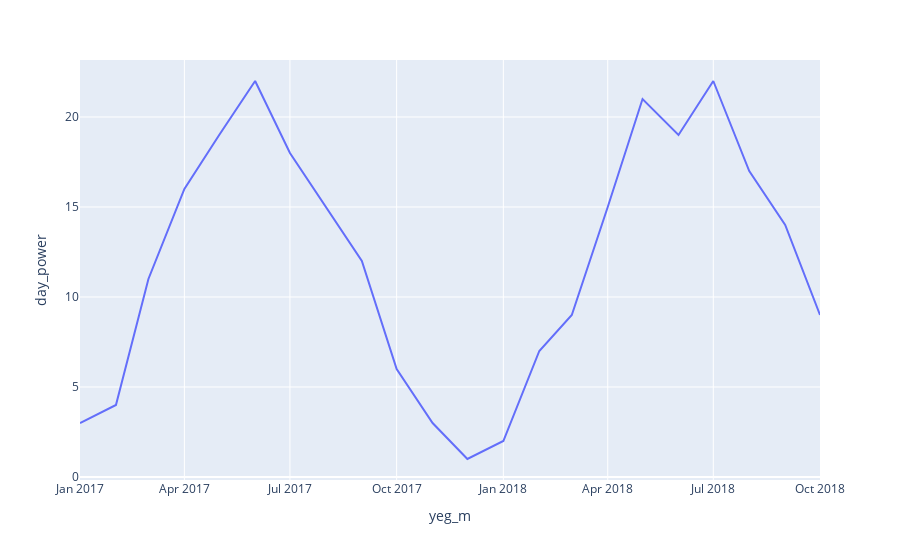

Notebook cell for this chart:
### Code cell
solar_data['day_power'] = solar_data['cum_power']. diff()


solar_data['yeg_m']=solar_data['date'].dt.to_period('M')


temp=round(solar_data.groupby('yeg_m',as_index=False)['day_power'].mean())

temp['yeg_m']=temp['yeg_m'].astype('str')

import plotly.express as px
# temp.index
fig=px.line(
    temp,
    x='yeg_m',
    y='day_power',
)

fig.show()

### Figure 1 — Plotly figure (JSON) as saved in the notebook; plotly's stock layout.template omitted (floating-point values rounded to 4 significant figures)
{"data": [{"hovertemplate": "yeg_m=%{x}<br>day_power=%{y}<extra></extra>", "legendgroup": "", "line": {"color": "#636efa", "dash": "solid"}, "marker": {"symbol": "circle"}, "mode": "lines", "name": "", "orientation": "v", "showlegend": false, "type": "scatter", "x": ["2017-01", "2017-02", "2017-03", "2017-04", "2017-05", "2017-06", "2017-07", "2017-08", "2017-09", "2017-10", "2017-11", "2017-12", "2018-01", "2018-02", "2018-03", "2018-04", "2018-05", "2018-06", "2018-07", "2018-08", "2018-09", "2018-10"], "xaxis": "x", "y": [3, 4, 11, 16, 19, 22, 18, 15, 12, 6, 3, 1, 2, 7, 9, 15, 21, 19, 22, 17, 14, 9], "yaxis": "y"}], "layout": {"legend": {"tracegroupgap": 0}, "margin": {"t": 60}, "xaxis": {"anchor": "y", "domain": [0, 1], "title": {"text": "yeg_m"}}, "yaxis": {"anchor": "x", "domain": [0, 1], "title": {"text": "day_power"}}}}
